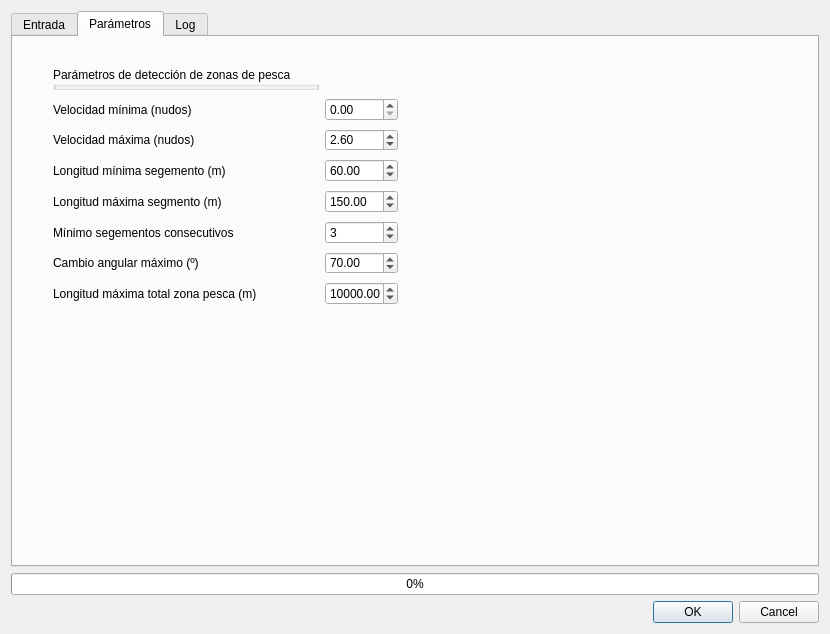
<?xml version="1.0" encoding="UTF-8"?>
<ui version="4.0">
 <class>geopescaDialogBase</class>
 <widget class="QDialog" name="geopescaDialogBase">
  <property name="geometry">
   <rect>
    <x>0</x>
    <y>0</y>
    <width>830</width>
    <height>634</height>
   </rect>
  </property>
  <property name="windowTitle">
   <string>GeoPesca</string>
  </property>
  <layout class="QGridLayout" name="gridLayout">
   <item row="2" column="0">
    <widget class="QDialogButtonBox" name="button_box">
     <property name="orientation">
      <enum>Qt::Horizontal</enum>
     </property>
     <property name="standardButtons">
      <set>QDialogButtonBox::Cancel|QDialogButtonBox::Ok</set>
     </property>
    </widget>
   </item>
   <item row="0" column="0">
    <widget class="QTabWidget" name="tabWidget">
     <property name="currentIndex">
      <number>1</number>
     </property>
     <widget class="QWidget" name="Entrada">
      <attribute name="title">
       <string>Entrada</string>
      </attribute>
      <widget class="QWidget" name="widget" native="true">
       <property name="geometry">
        <rect>
         <x>10</x>
         <y>10</y>
         <width>781</width>
         <height>541</height>
        </rect>
       </property>
       <widget class="QWidget" name="layoutWidget">
        <property name="geometry">
         <rect>
          <x>0</x>
          <y>0</y>
          <width>781</width>
          <height>541</height>
         </rect>
        </property>
        <layout class="QFormLayout" name="formLayout">
         <property name="verticalSpacing">
          <number>10</number>
         </property>
         <property name="topMargin">
          <number>15</number>
         </property>
         <item row="0" column="0">
          <widget class="QLabel" name="lblRutaCsv">
           <property name="text">
            <string>Datos entrada</string>
           </property>
          </widget>
         </item>
         <item row="0" column="1">
          <widget class="QWidget" name="widget_3" native="true">
           <property name="minimumSize">
            <size>
             <width>0</width>
             <height>25</height>
            </size>
           </property>
           <widget class="QWidget" name="layoutWidget">
            <property name="geometry">
             <rect>
              <x>1</x>
              <y>1</y>
              <width>701</width>
              <height>22</height>
             </rect>
            </property>
            <layout class="QHBoxLayout" name="horizontalLayout">
             <item>
              <widget class="QLineEdit" name="txtRutaCsv">
               <property name="sizePolicy">
                <sizepolicy hsizetype="Expanding" vsizetype="Fixed">
                 <horstretch>0</horstretch>
                 <verstretch>0</verstretch>
                </sizepolicy>
               </property>
               <property name="text">
                <string/>
               </property>
              </widget>
             </item>
             <item>
              <widget class="QToolButton" name="btnBuscarCsv">
               <property name="minimumSize">
                <size>
                 <width>30</width>
                 <height>0</height>
                </size>
               </property>
               <property name="text">
                <string>...</string>
               </property>
              </widget>
             </item>
            </layout>
           </widget>
          </widget>
         </item>
         <item row="1" column="0">
          <widget class="QLabel" name="label">
           <property name="text">
            <string>Arte de pesca</string>
           </property>
          </widget>
         </item>
         <item row="1" column="1">
          <widget class="QComboBox" name="cmbArtePesca">
           <item>
            <property name="text">
             <string>Pulpo</string>
            </property>
           </item>
           <item>
            <property name="text">
             <string>Arrastre de fondo</string>
            </property>
           </item>
           <item>
            <property name="text">
             <string>Artes menores</string>
            </property>
           </item>
           <item>
            <property name="text">
             <string>Cerco</string>
            </property>
           </item>
           <item>
            <property name="text">
             <string>Palangre de fondo</string>
            </property>
           </item>
           <item>
            <property name="text">
             <string>Rasco</string>
            </property>
           </item>
           <item>
            <property name="text">
             <string>Volanta</string>
            </property>
           </item>
          </widget>
         </item>
         <item row="3" column="0">
          <widget class="QLabel" name="label_4">
           <property name="text">
            <string>Campo barco</string>
           </property>
          </widget>
         </item>
         <item row="3" column="1">
          <widget class="QComboBox" name="cmbCampoBarco"/>
         </item>
         <item row="4" column="0">
          <widget class="QLabel" name="label_5">
           <property name="text">
            <string>Campo fecha</string>
           </property>
          </widget>
         </item>
         <item row="4" column="1">
          <widget class="QComboBox" name="cmbCampoFecha"/>
         </item>
         <item row="5" column="0">
          <widget class="QLabel" name="label_3">
           <property name="toolTip">
            <string>Ruta donde se guardará la gbd con las capas generadas</string>
           </property>
           <property name="text">
            <string>Carpeta salida</string>
           </property>
          </widget>
         </item>
         <item row="5" column="1">
          <widget class="QWidget" name="widget_2" native="true">
           <property name="minimumSize">
            <size>
             <width>0</width>
             <height>25</height>
            </size>
           </property>
           <widget class="QWidget" name="layoutWidget">
            <property name="geometry">
             <rect>
              <x>0</x>
              <y>0</y>
              <width>701</width>
              <height>22</height>
             </rect>
            </property>
            <layout class="QHBoxLayout" name="horizontalLayout_2">
             <item>
              <widget class="QLineEdit" name="txtRutaSalida"/>
             </item>
             <item>
              <widget class="QToolButton" name="btnBuscarSalida">
               <property name="minimumSize">
                <size>
                 <width>30</width>
                 <height>0</height>
                </size>
               </property>
               <property name="text">
                <string>...</string>
               </property>
              </widget>
             </item>
            </layout>
           </widget>
          </widget>
         </item>
         <item row="2" column="1">
          <widget class="QLineEdit" name="txtNombreCapa">
           <property name="text">
            <string/>
           </property>
          </widget>
         </item>
         <item row="2" column="0">
          <widget class="QLabel" name="label_2">
           <property name="toolTip">
            <string>Nombre de la capa de puntos que se creará en QGIS</string>
           </property>
           <property name="text">
            <string>Nombre capa</string>
           </property>
          </widget>
         </item>
        </layout>
       </widget>
      </widget>
     </widget>
     <widget class="QWidget" name="Parametros">
      <attribute name="title">
       <string>Parámetros</string>
      </attribute>
      <widget class="QWidget" name="widget_5" native="true">
       <property name="geometry">
        <rect>
         <x>10</x>
         <y>10</y>
         <width>781</width>
         <height>421</height>
        </rect>
       </property>
       <widget class="QWidget" name="layoutWidget">
        <property name="geometry">
         <rect>
          <x>20</x>
          <y>10</y>
          <width>365</width>
          <height>258</height>
         </rect>
        </property>
        <layout class="QFormLayout" name="formLayout_2">
         <property name="verticalSpacing">
          <number>8</number>
         </property>
         <property name="leftMargin">
          <number>10</number>
         </property>
         <property name="topMargin">
          <number>10</number>
         </property>
         <property name="rightMargin">
          <number>10</number>
         </property>
         <property name="bottomMargin">
          <number>10</number>
         </property>
         <item row="1" column="0">
          <widget class="QLabel" name="label12">
           <property name="text">
            <string>Velocidad mínima (nudos)</string>
           </property>
          </widget>
         </item>
         <item row="1" column="1">
          <widget class="QDoubleSpinBox" name="spnVelMinNudos">
           <property name="maximum">
            <double>50.000000000000000</double>
           </property>
          </widget>
         </item>
         <item row="2" column="0">
          <widget class="QLabel" name="label_6">
           <property name="text">
            <string>Velocidad máxima (nudos)</string>
           </property>
          </widget>
         </item>
         <item row="2" column="1">
          <widget class="QDoubleSpinBox" name="spnUmbralNudos">
           <property name="maximum">
            <double>30.000000000000000</double>
           </property>
           <property name="singleStep">
            <double>0.100000000000000</double>
           </property>
           <property name="value">
            <double>2.600000000000000</double>
           </property>
          </widget>
         </item>
         <item row="3" column="0">
          <widget class="QLabel" name="label_7">
           <property name="text">
            <string>Longitud mínima segemento (m)</string>
           </property>
          </widget>
         </item>
         <item row="3" column="1">
          <widget class="QDoubleSpinBox" name="spnUmbralDistancia">
           <property name="maximum">
            <double>1000.000000000000000</double>
           </property>
           <property name="value">
            <double>60.000000000000000</double>
           </property>
          </widget>
         </item>
         <item row="4" column="0">
          <widget class="QLabel" name="label_8">
           <property name="text">
            <string>Longitud máxima segmento (m)</string>
           </property>
          </widget>
         </item>
         <item row="4" column="1">
          <widget class="QDoubleSpinBox" name="spnUmbralMaxTanda">
           <property name="maximum">
            <double>5000.000000000000000</double>
           </property>
           <property name="value">
            <double>150.000000000000000</double>
           </property>
          </widget>
         </item>
         <item row="5" column="0">
          <widget class="QLabel" name="label_9">
           <property name="text">
            <string>Mínimo segementos consecutivos</string>
           </property>
          </widget>
         </item>
         <item row="5" column="1">
          <widget class="QSpinBox" name="spnMinLineasTanda">
           <property name="maximum">
            <number>1000</number>
           </property>
           <property name="value">
            <number>3</number>
           </property>
          </widget>
         </item>
         <item row="6" column="0">
          <widget class="QLabel" name="label_10">
           <property name="text">
            <string>Cambio angular máximo (º)</string>
           </property>
          </widget>
         </item>
         <item row="6" column="1">
          <widget class="QDoubleSpinBox" name="spnUmbralAngulo">
           <property name="maximum">
            <double>360.000000000000000</double>
           </property>
           <property name="value">
            <double>70.000000000000000</double>
           </property>
          </widget>
         </item>
         <item row="7" column="0">
          <widget class="QLabel" name="label_11">
           <property name="text">
            <string>Longitud máxima total zona pesca (m)</string>
           </property>
          </widget>
         </item>
         <item row="7" column="1">
          <widget class="QDoubleSpinBox" name="spnLongitudMaxTanda">
           <property name="maximum">
            <double>100000000000.000000000000000</double>
           </property>
           <property name="value">
            <double>10000.000000000000000</double>
           </property>
          </widget>
         </item>
         <item row="0" column="0">
          <widget class="QGroupBox" name="groupBox">
           <property name="title">
            <string>Parámetros de detección de zonas de pesca</string>
           </property>
          </widget>
         </item>
        </layout>
       </widget>
      </widget>
     </widget>
     <widget class="QWidget" name="Log">
      <attribute name="title">
       <string>Log</string>
      </attribute>
      <layout class="QGridLayout" name="gridLayout_3">
       <item row="0" column="0">
        <widget class="QWidget" name="widget_4" native="true">
         <layout class="QGridLayout" name="gridLayout_2">
          <item row="0" column="0">
           <widget class="QPlainTextEdit" name="txtLog">
            <property name="readOnly">
             <bool>true</bool>
            </property>
           </widget>
          </item>
         </layout>
        </widget>
       </item>
      </layout>
     </widget>
    </widget>
   </item>
   <item row="1" column="0">
    <widget class="QProgressBar" name="progressBar">
     <property name="value">
      <number>0</number>
     </property>
    </widget>
   </item>
  </layout>
 </widget>
 <resources/>
 <connections>
  <connection>
   <sender>button_box</sender>
   <signal>accepted()</signal>
   <receiver>geopescaDialogBase</receiver>
   <slot>accept()</slot>
   <hints>
    <hint type="sourcelabel">
     <x>20</x>
     <y>20</y>
    </hint>
    <hint type="destinationlabel">
     <x>20</x>
     <y>20</y>
    </hint>
   </hints>
  </connection>
  <connection>
   <sender>button_box</sender>
   <signal>rejected()</signal>
   <receiver>geopescaDialogBase</receiver>
   <slot>reject()</slot>
   <hints>
    <hint type="sourcelabel">
     <x>20</x>
     <y>20</y>
    </hint>
    <hint type="destinationlabel">
     <x>20</x>
     <y>20</y>
    </hint>
   </hints>
  </connection>
 </connections>
</ui>
